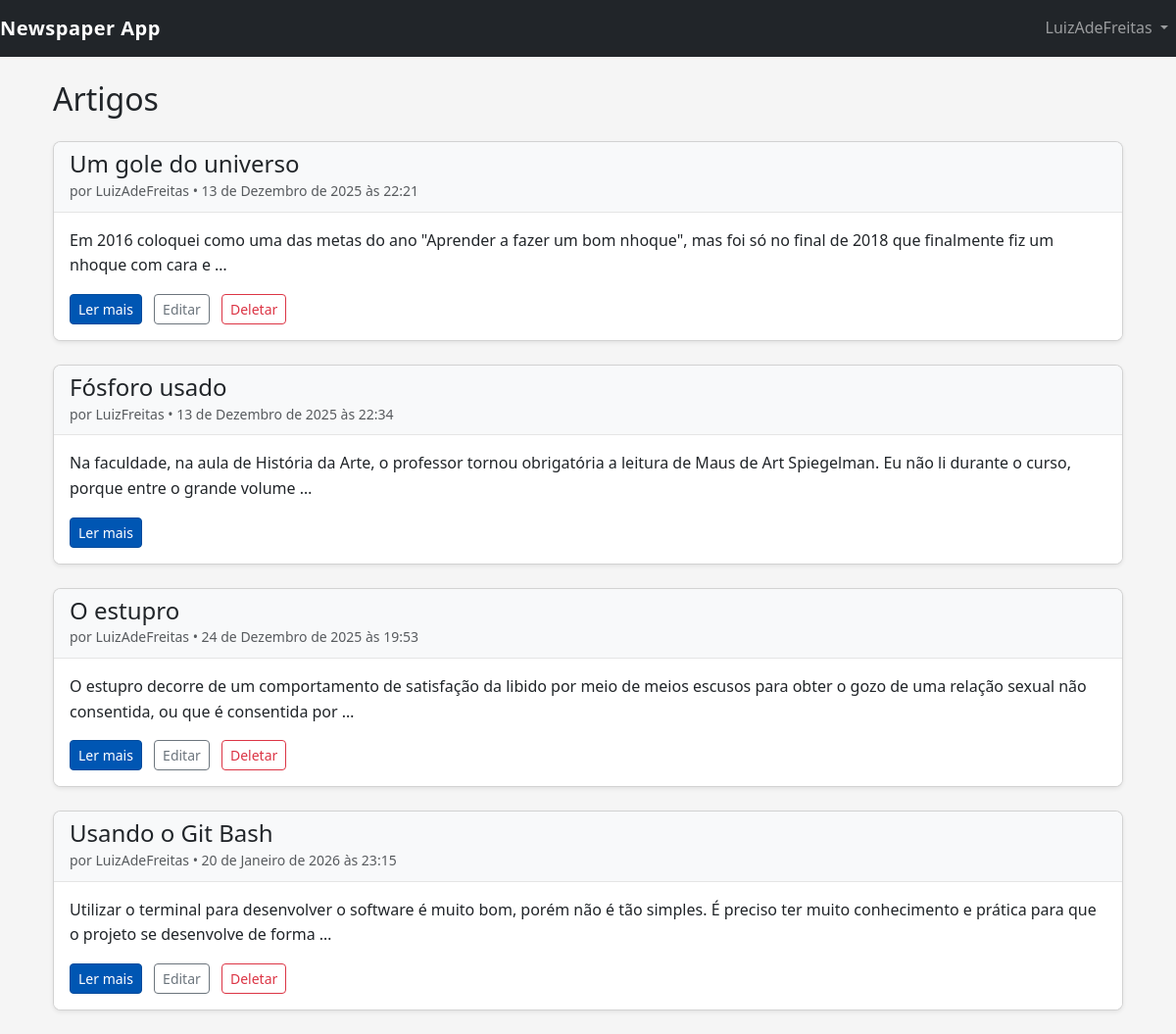
The page /articles/ (signed in) on the database its author committed.
### users/models.py (models this page shows)
class CustomUser(AbstractUser):
    age = models.PositiveIntegerField(null=True, blank=True)

### articles/models.py (models this page shows, shortened)
class Article(models.Model):
    title = models.CharField(max_length=255)
    body = models.TextField()
    date = models.DateTimeField(auto_now_add=True)
    author = models.ForeignKey(
        get_user_model(),
        on_delete=models.CASCADE,
    )

### articles/views.py (the view)
# urls.py: path('', ArticleListView.as_view(), name='article_list'), # URL pattern for article list view
class ArticleListView(LoginRequiredMixin, ListView):
    model = Article
    template_name = 'article_list.html' # specify your template name/location
    login_url = '/accounts/login/'  # redirect to login if not authenticated

### templates/article_list.html (shortened to what this page needs)
{% extends 'base.html' %}
{% load static %}
{% block content %}
<div class="container mt-4">
    <h2 class="mb-4">Artigos</h2>
    {% for article in object_list %}
        <div class="card mb-4 shadow-sm">
            <div class="card-header bg-light">
                <h4 class="mb-0">{{ article.title }}</h4>
                <small class="text-muted">
                    por {{ article.author }} • {{ article.date }}
                </small>
            </div>
            <div class="card-body">
                <p class="card-text">
                    {{ article.body|truncatewords:30 }}
                </p>
                <a href="{% url 'article_detail' article.pk %}" class="btn btn-primary btn-sm">
                    Ler mais
                </a>
                {% if user == article.author or user.is_superuser %}
                    <a href="{% url 'article_edit' article.pk %}" class="btn btn-outline-secondary btn-sm ms-2">
                        Editar
                    </a>
                    <a href="{% url 'article_delete' article.pk %}" class="btn btn-outline-danger btn-sm ms-2">
                        Deletar
                    </a>
                {% endif %}
            </div>
        </div>
    {% empty %}
        <p class="text-muted">Nenhum artigo encontrado.</p>
    {% endfor %}
</div>
{% endblock %}

### templates/base.html (shortened to what this page needs)
{% load static %}
<!DOCTYPE html>
<html lang="pt-br">
<head>
    <link href="https://cdn.jsdelivr.net/npm/bootstrap@5.3.2/dist/css/bootstrap.min.css" rel="stylesheet">
    <link href="{% static 'style.css' %}" rel="stylesheet">
</head>
<body>
    <nav class="navbar navbar-expand-md navbar-dark bg-dark mb-4">
        <a class="navbar-brand" href="{% url 'home' %}">Newspaper App</a>
        <div class="collapse navbar-collapse" id="navbarCollapse">
            {% if user.is_authenticated %}
            <ul class="navbar-nav ms-auto">
                <li class="nav-item dropdown">
                    <a class="nav-link dropdown-toggle" href="#" id="userMenu" data-bs-toggle="dropdown">
                        {{ user.username }}
                    </a>
                </li>
            </ul>
            {% else %}
            <div class="ms-auto">
                <a href="{% url 'login' %}" class="btn btn-outline-secondary">Log In</a>
                <a href="{% url 'signup' %}" class="btn btn-primary ms-2">Sign Up</a>
            </div>
            {% endif %}
        </div>
    </nav>
    <div class="container">
        {% block content %}
        {% endblock content %}
    </div>
</body>
</html>

### static/style.css (style rules this page uses)
body { background-color: #f5f5f5; font-family: "Segoe UI", Roboto, Arial, sans-serif; line-height: 1.6; }
.navbar-brand { font-weight: 600; letter-spacing: 0.5px; }
.card { border-radius: 8px; overflow: hidden; }
.card-header { background: #fafafa; border-bottom: 1px solid #e5e5e5; }
.card-body { background: #ffffff; }
.card-body p { margin-bottom: 1rem; }
.btn-primary { background-color: #0056b3; border-color: #004a9c; }

### rows shown on the page
CustomUser: username "LuizAdeFreitas"
Article: title "Um gole do universo", author "LuizAdeFreitas", date "13 de Dezembro de 2025 às 22:21", body "Em 2016 coloquei como uma das metas do ano \"Aprender a fazer um bom nhoque\", mas foi só no final de 2018 que finalmente fiz um nhoque com cara e …", shows "Editar"
Article: title "Fósforo usado", author "LuizFreitas", date "13 de Dezembro de 2025 às 22:34", body "Na faculdade, na aula de História da Arte, o professor tornou obrigatória a leitura de Maus de Art Spiegelman. Eu não li durante o curso, porque entre o grande volume …"
Article: title "O estupro", author "LuizAdeFreitas", date "24 de Dezembro de 2025 às 19:53", body "O estupro decorre de um comportamento de satisfação da libido por meio de meios escusos para obter o gozo de uma relação sexual não consentida, ou que é consentida por …", shows "Editar"
Article: title "Usando o Git Bash", author "LuizAdeFreitas", date "20 de Janeiro de 2026 às 23:15", body "Utilizar o terminal para desenvolver o software é muito bom, porém não é tão simples. É preciso ter muito conhecimento e prática para que o projeto se desenvolve de forma …", shows "Editar"
